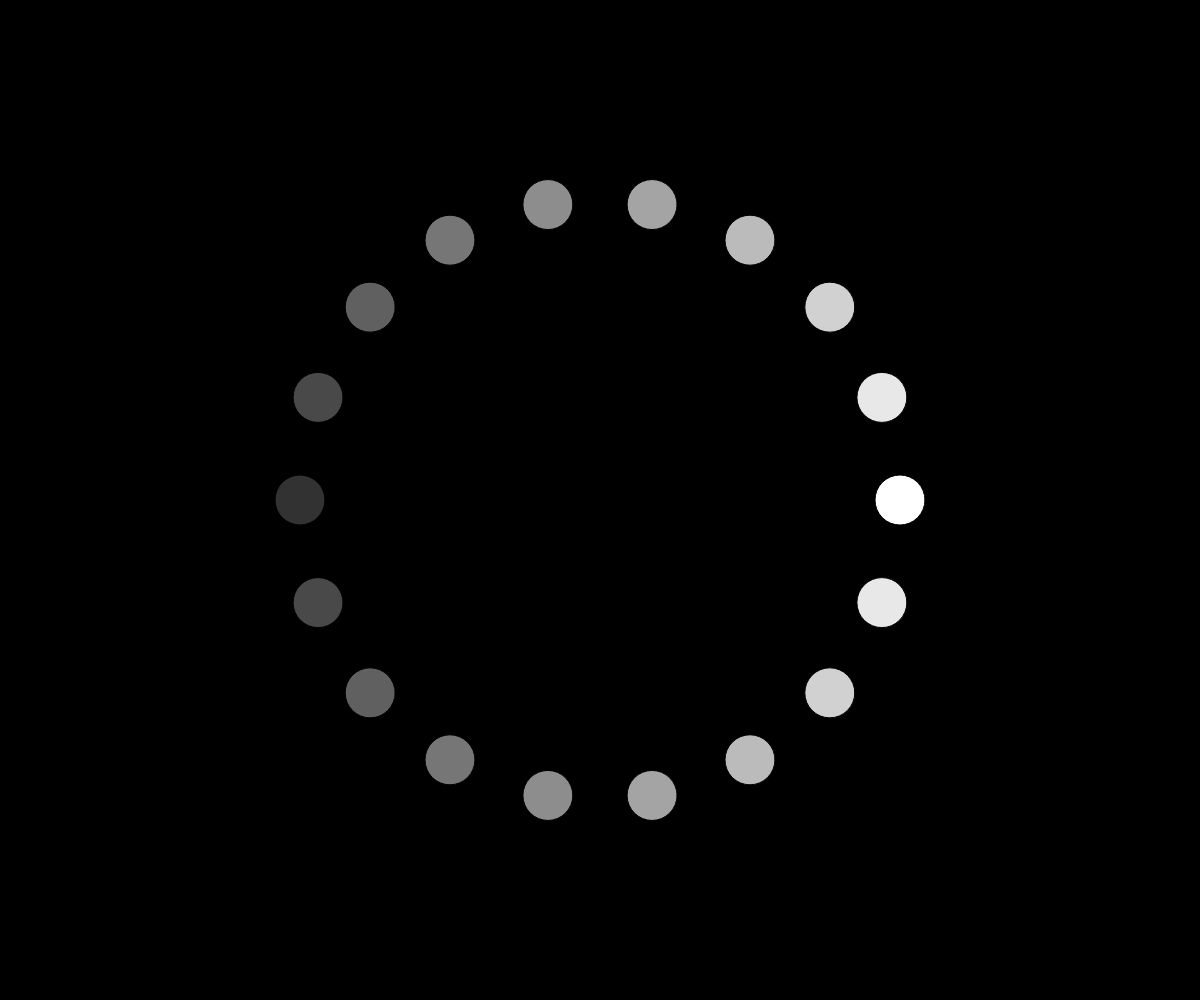
Frame 1 (no input)
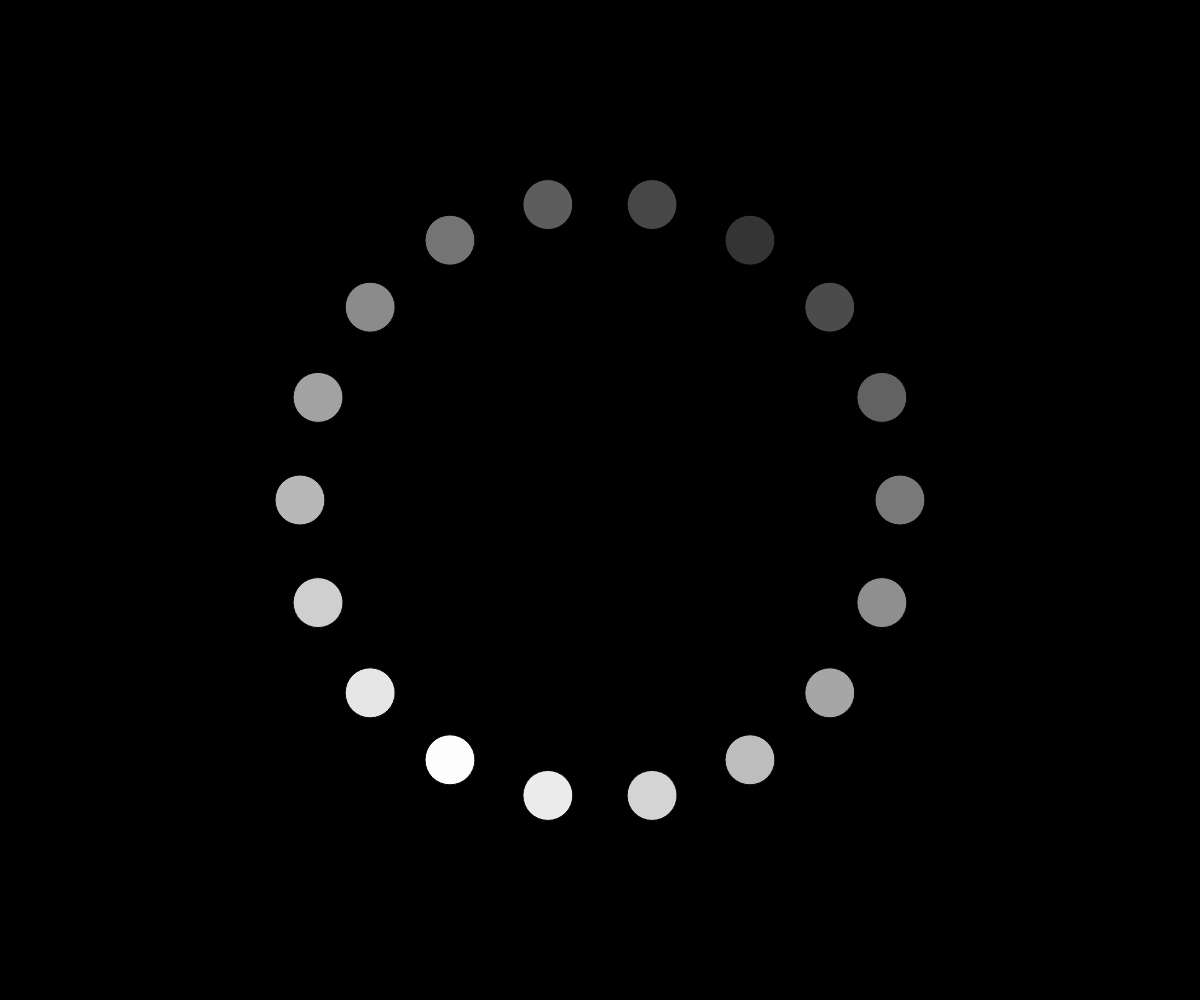
Frame 60 (no input)
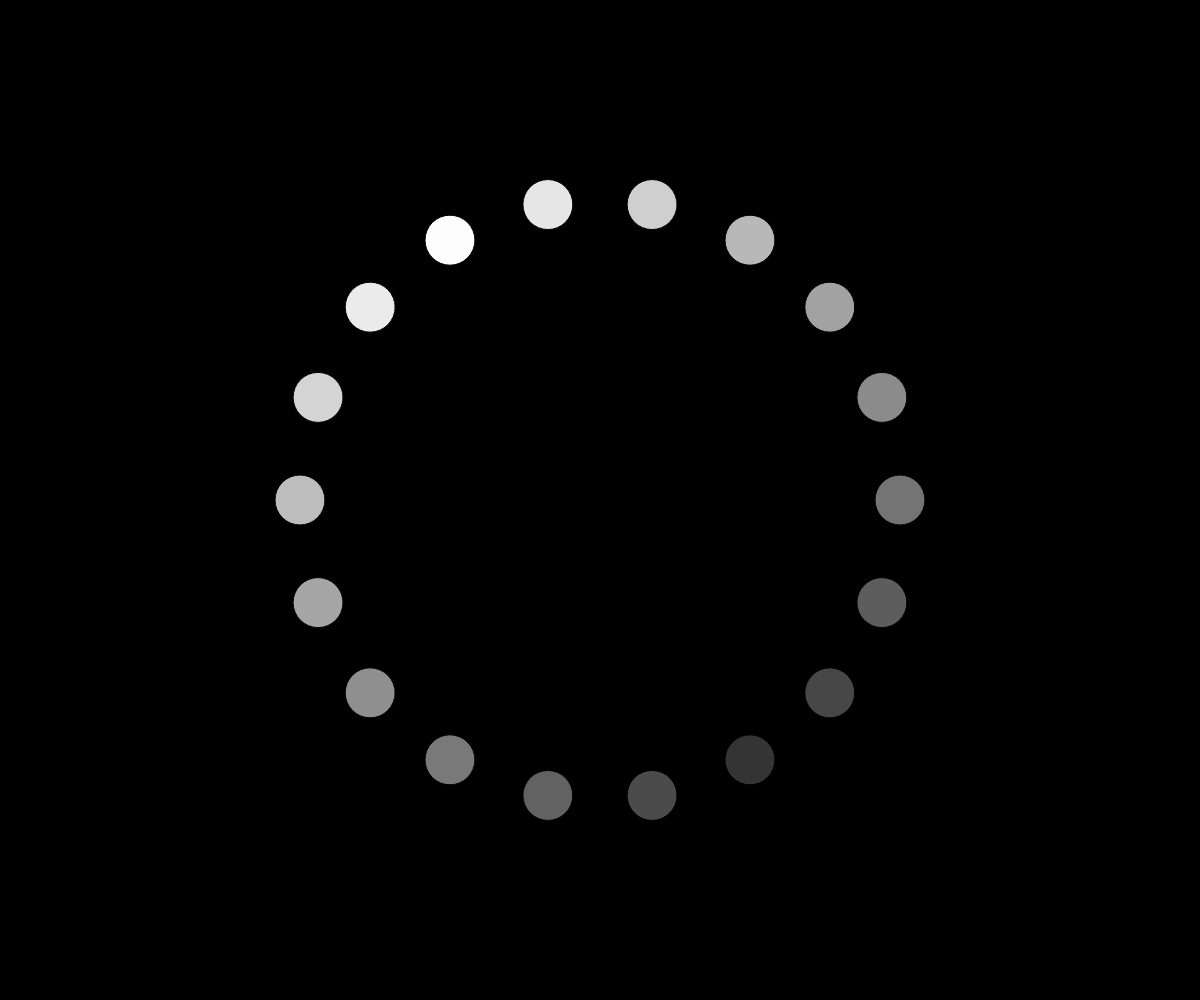
Frame 120 (the mouse pressed at the canvas centre since frame 60)

The p5.js sketch that drew these frames (run headless with seeded random() and noise() and a simulated clock; from frame 60 on, the mouse is pressed at the canvas centre):

// p5.js sketch
// ── sketch.js
function setup() {
  createCanvas(windowWidth, windowHeight);
  angleMode(DEGREES);
}

let radius = 300;
let currentAngle = 0;

function draw() {
  background(0); // 毎フレームクリア
  translate(width/2, height/2);

  // 18個の点を全て描画
  for (let i = 0; i < 18; i++) {
    let pointAngle = i * 20; // 0, 20, 40...340度
    
    // 現在角度との差を計算
    let angleDiff = abs(currentAngle - pointAngle);
    if (angleDiff > 180) {
      angleDiff = 360 - angleDiff;
    }
    
    // 角度差を輝度に変換（近いほど明るい）
    let brightness = map(angleDiff, 0, 180, 255, 50);
    
    let positionX = cos(pointAngle) * radius;
    let positionY = sin(pointAngle) * radius;
    
    fill(brightness);
    ellipse(positionX, positionY, 50, 50);
  }
  
  currentAngle += 2; // 影の回転速度
  if (currentAngle >= 360) {
    currentAngle = 0;
  }
}
